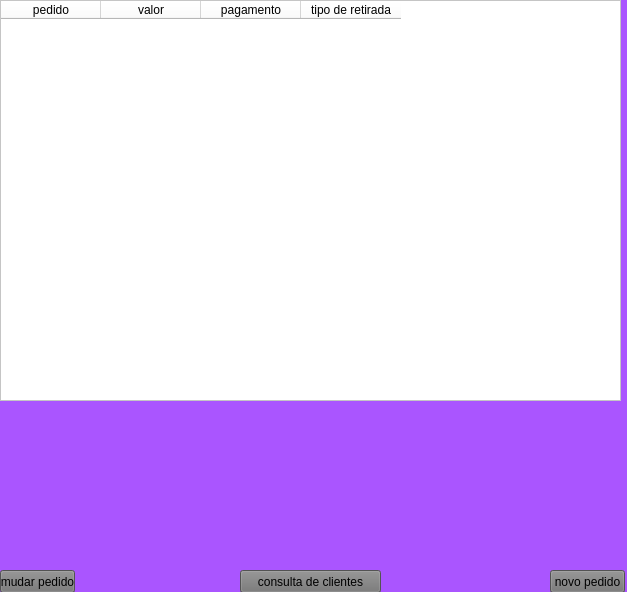
<?xml version="1.0" encoding="UTF-8"?>
<ui version="4.0">
 <class>Form</class>
 <widget class="QWidget" name="Form">
  <property name="geometry">
   <rect>
    <x>0</x>
    <y>0</y>
    <width>627</width>
    <height>592</height>
   </rect>
  </property>
  <property name="windowTitle">
   <string>Form</string>
  </property>
  <property name="styleSheet">
   <string notr="true">background-color: rgb(170, 85, 255);</string>
  </property>
  <widget class="QTableWidget" name="tb_pedido">
   <property name="geometry">
    <rect>
     <x>0</x>
     <y>0</y>
     <width>621</width>
     <height>401</height>
    </rect>
   </property>
   <property name="styleSheet">
    <string notr="true">background-color: rgb(255, 255, 255);</string>
   </property>
   <column>
    <property name="text">
     <string>pedido</string>
    </property>
   </column>
   <column>
    <property name="text">
     <string>valor</string>
    </property>
   </column>
   <column>
    <property name="text">
     <string>pagamento</string>
    </property>
   </column>
   <column>
    <property name="text">
     <string>tipo de retirada</string>
    </property>
   </column>
  </widget>
  <widget class="QPushButton" name="bt_novo">
   <property name="geometry">
    <rect>
     <x>550</x>
     <y>570</y>
     <width>75</width>
     <height>23</height>
    </rect>
   </property>
   <property name="styleSheet">
    <string notr="true">background-color: rgb(116, 116, 116);</string>
   </property>
   <property name="text">
    <string>novo pedido</string>
   </property>
  </widget>
  <widget class="QPushButton" name="bt_mudar">
   <property name="geometry">
    <rect>
     <x>0</x>
     <y>570</y>
     <width>75</width>
     <height>23</height>
    </rect>
   </property>
   <property name="styleSheet">
    <string notr="true">background-color: rgb(116, 116, 116);</string>
   </property>
   <property name="text">
    <string>mudar pedido</string>
   </property>
  </widget>
  <widget class="QPushButton" name="bt_consulta">
   <property name="geometry">
    <rect>
     <x>240</x>
     <y>570</y>
     <width>141</width>
     <height>23</height>
    </rect>
   </property>
   <property name="styleSheet">
    <string notr="true">background-color: rgb(116, 116, 116);</string>
   </property>
   <property name="text">
    <string>consulta de clientes</string>
   </property>
  </widget>
 </widget>
 <resources/>
 <connections/>
</ui>
